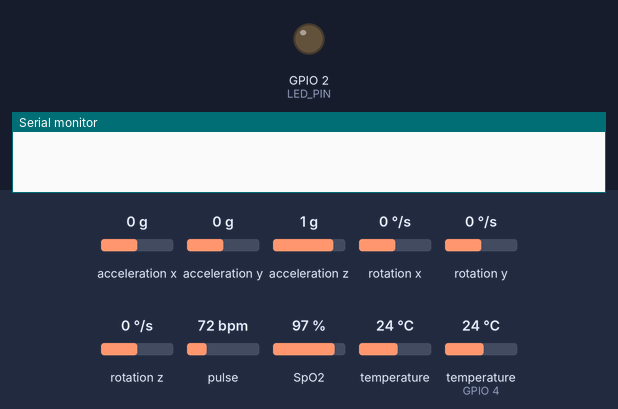
A sketch run on a simulated ESP32. Parts: output pins drawn as LEDs (lit = HIGH), the last lines printed to the serial monitor. Inputs (shaded band) come from the test bench; at power-on: acceleration x 0 g, acceleration y 0 g, acceleration z 1 g, rotation x 0 °/s, rotation y 0 °/s, rotation z 0 °/s, pulse 72 bpm, SpO2 97 %, temperature 24 °C, temperature (sensor on GPIO 4) 24 °C. Nothing arrives over Bluetooth unless stated; a phone connects over Bluetooth LE 3 s after start.

Above: at 0.0 s.
At 3.1 s:
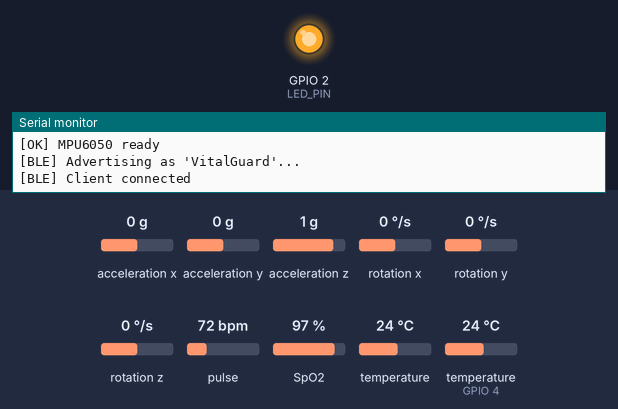
Timing chart, 0 to 4.6 s (numbered marks = the images above):
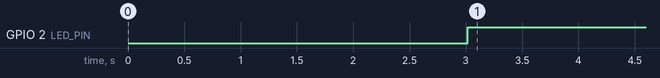

Measured:
- by itself, GPIO 2 (LED_PIN): LOW → HIGH at 3.0 s

The sketch:

vitalguard.ino
```cpp
/*
 * VitalGuard ESP32 — BLE GATT Server
 * ====================================
 * Broadcasts Heart Rate, SpO2, Temperature and Fall Detection
 * over Bluetooth Low Energy to the VitalGuard web app.
 *
 * HARDWARE:
 *   - ESP32 (any variant)
 *   - MAX30102 pulse oximeter sensor  (I2C: SDA=21, SCL=22)
 *   - DS18B20 temperature sensor      (OneWire: GPIO 4)
 *   - MPU6050 accelerometer/gyro      (I2C: SDA=21, SCL=22)
 *
 * LIBRARIES (install via Arduino Library Manager):
 *   - ESP32 BLE Arduino    (built-in with ESP32 board package)
 *   - SparkFun MAX3010x    by SparkFun Electronics
 *   - DallasTemperature    by Miles Burton
 *   - OneWire              by Jim Studt
 *   - Adafruit MPU6050     by Adafruit
 *   - Adafruit Unified Sensor
 *
 * BOARD: "ESP32 Dev Module" in Arduino IDE
 *        Tools > Partition Scheme > "Default 4MB with spiffs"
 */

#include <BLEDevice.h>
#include <BLEServer.h>
#include <BLEUtils.h>
#include <BLE2902.h>

#include <Wire.h>
#include "MAX30105.h"
#include "spo2_algorithm.h"
#include "heartRate.h"

#include <OneWire.h>
#include <DallasTemperature.h>

#include <Adafruit_MPU6050.h>
#include <Adafruit_Sensor.h>

// ─── UUIDs — must match js/bluetooth.js exactly ──────────────
#define SERVICE_UUID        "12345678-1234-1234-1234-123456789abc"
#define CHAR_HEART_RATE     "12345678-1234-1234-1234-123456789ab1"
#define CHAR_SPO2           "12345678-1234-1234-1234-123456789ab2"
#define CHAR_TEMPERATURE    "12345678-1234-1234-1234-123456789ab3"
#define CHAR_FALL           "12345678-1234-1234-1234-123456789ab4"
// ─────────────────────────────────────────────────────────────

// ─── Pins ────────────────────────────────────────────────────
#define ONE_WIRE_PIN  4     // DS18B20 data pin
#define LED_PIN       2     // Built-in LED (status indicator)
// ─────────────────────────────────────────────────────────────

// ─── Sensors ─────────────────────────────────────────────────
MAX30105 particleSensor;
OneWire oneWire(ONE_WIRE_PIN);
DallasTemperature tempSensor(&oneWire);
Adafruit_MPU6050 mpu;

// ─── BLE ─────────────────────────────────────────────────────
BLEServer*          pServer    = nullptr;
BLECharacteristic*  pHR        = nullptr;
BLECharacteristic*  pSpO2      = nullptr;
BLECharacteristic*  pTemp      = nullptr;
BLECharacteristic*  pFall      = nullptr;
bool                connected  = false;

// ─── SpO2 / HR buffers ───────────────────────────────────────
#define BUFFER_SIZE 100
uint32_t irBuffer[BUFFER_SIZE];
uint32_t redBuffer[BUFFER_SIZE];
int32_t  spo2Value      = 0;
int8_t   spo2Valid      = 0;
int32_t  heartRateValue = 0;
int8_t   hrValid        = 0;

// ─── Fall detection ──────────────────────────────────────────
#define FALL_THRESHOLD 2.5   // g-force threshold
bool fallDetected = false;
unsigned long fallClearTime = 0;
#define FALL_DISPLAY_MS 10000  // show fall alert for 10 seconds

// ─── Timing ──────────────────────────────────────────────────
unsigned long lastNotify = 0;
#define NOTIFY_INTERVAL_MS 1000  // send data every 1 second

// ─── BLE Callbacks ───────────────────────────────────────────
class ServerCallbacks : public BLEServerCallbacks {
  void onConnect(BLEServer* s) override {
    connected = true;
    digitalWrite(LED_PIN, HIGH);
    Serial.println("[BLE] Client connected");
  }
  void onDisconnect(BLEServer* s) override {
    connected = false;
    digitalWrite(LED_PIN, LOW);
    Serial.println("[BLE] Client disconnected — advertising again");
    BLEDevice::startAdvertising();
  }
};

// ─── Setup ───────────────────────────────────────────────────
void setup() {
  Serial.begin(115200);
  pinMode(LED_PIN, OUTPUT);
  digitalWrite(LED_PIN, LOW);

  Wire.begin();

  // MAX30102
  if (!particleSensor.begin(Wire, I2C_SPEED_FAST)) {
    Serial.println("[ERROR] MAX30102 not found. Check wiring.");
    while (1);
  }
  particleSensor.setup();
  particleSensor.setPulseAmplitudeRed(0x0A);
  particleSensor.setPulseAmplitudeGreen(0);
  Serial.println("[OK] MAX30102 ready");

  // DS18B20
  tempSensor.begin();
  Serial.println("[OK] DS18B20 ready");

  // MPU6050
  if (!mpu.begin()) {
    Serial.println("[WARN] MPU6050 not found — fall detection disabled");
  } else {
    mpu.setAccelerometerRange(MPU6050_RANGE_8_G);
    mpu.setGyroRange(MPU6050_RANGE_500_DEG);
    mpu.setFilterBandwidth(MPU6050_BAND_21_HZ);
    Serial.println("[OK] MPU6050 ready");
  }

  // BLE
  BLEDevice::init("VitalGuard");
  pServer = BLEDevice::createServer();
  pServer->setCallbacks(new ServerCallbacks());

  BLEService* pService = pServer->createService(SERVICE_UUID);

  auto makeChar = [&](const char* uuid) {
    return pService->createCharacteristic(
      uuid,
      BLECharacteristic::PROPERTY_READ |
      BLECharacteristic::PROPERTY_NOTIFY
    );
  };

  pHR   = makeChar(CHAR_HEART_RATE);
  pSpO2 = makeChar(CHAR_SPO2);
  pTemp = makeChar(CHAR_TEMPERATURE);
  pFall = makeChar(CHAR_FALL);

  // Enable notifications (CCCD descriptor)
  pHR->addDescriptor(new BLE2902());
  pSpO2->addDescriptor(new BLE2902());
  pTemp->addDescriptor(new BLE2902());
  pFall->addDescriptor(new BLE2902());

  pService->start();

  BLEAdvertising* pAdv = BLEDevice::getAdvertising();
  pAdv->addServiceUUID(SERVICE_UUID);
  pAdv->setScanResponse(true);
  pAdv->setMinPreferred(0x06);
  BLEDevice::startAdvertising();

  Serial.println("[BLE] Advertising as 'VitalGuard'...");
}

// ─── Loop ────────────────────────────────────────────────────
void loop() {
  // Read 100 samples from MAX30102 for SpO2/HR calculation
  for (int i = 0; i < BUFFER_SIZE; i++) {
    while (!particleSensor.available()) particleSensor.check();
    redBuffer[i] = particleSensor.getRed();
    irBuffer[i]  = particleSensor.getIR();
    particleSensor.nextSample();
  }

  maxim_heart_rate_and_oxygen_saturation(
    irBuffer, BUFFER_SIZE, redBuffer,
    &spo2Value, &spo2Valid,
    &heartRateValue, &hrValid
  );

  // Temperature
  tempSensor.requestTemperatures();
  float tempC = tempSensor.getTempCByIndex(0);

  // Fall detection via MPU6050
  sensors_event_t accel, gyro, temp_event;
  mpu.getEvent(&accel, &gyro, &temp_event);
  float totalG = sqrt(
    accel.acceleration.x * accel.acceleration.x +
    accel.acceleration.y * accel.acceleration.y +
    accel.acceleration.z * accel.acceleration.z
  ) / 9.81;

  if (totalG > FALL_THRESHOLD) {
    fallDetected = true;
    fallClearTime = millis() + FALL_DISPLAY_MS;
    Serial.printf("[FALL] Detected! G-force: %.2f\n", totalG);
  }
  if (fallDetected && millis() > fallClearTime) {
    fallDetected = false;
  }

  // Notify connected client at interval
  if (connected && millis() - lastNotify >= NOTIFY_INTERVAL_MS) {
    lastNotify = millis();

    uint16_t hr   = hrValid   ? (uint16_t)heartRateValue : 0;
    uint8_t  spo2 = spo2Valid ? (uint8_t)spo2Value       : 0;
    uint8_t  fall = fallDetected ? 1 : 0;

    pHR->setValue((uint8_t*)&hr, 2);
    pHR->notify();

    pSpO2->setValue(&spo2, 1);
    pSpO2->notify();

    pTemp->setValue((uint8_t*)&tempC, 4);
    pTemp->notify();

    pFall->setValue(&fall, 1);
    pFall->notify();

    Serial.printf("[TX] HR=%dbpm  SpO2=%d%%  Temp=%.1f°C  Fall=%s\n",
      hr, spo2, tempC, fall ? "YES" : "no");
  }
}
```
